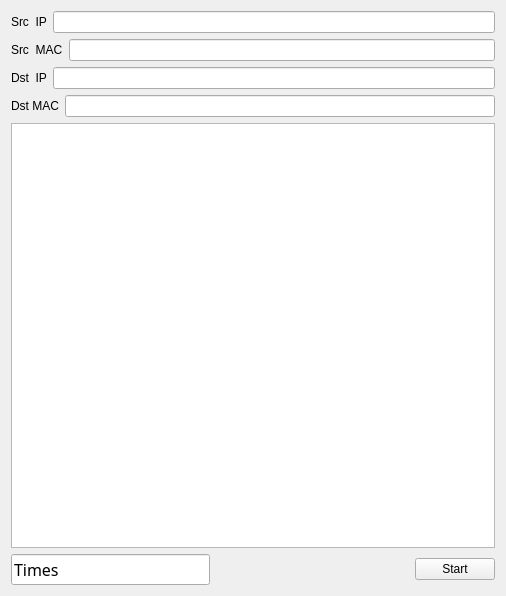
<?xml version="1.0" encoding="UTF-8"?>
<ui version="4.0">
 <class>arpForm</class>
 <widget class="QWidget" name="arpForm">
  <property name="geometry">
   <rect>
    <x>0</x>
    <y>0</y>
    <width>506</width>
    <height>596</height>
   </rect>
  </property>
  <property name="minimumSize">
   <size>
    <width>506</width>
    <height>596</height>
   </size>
  </property>
  <property name="maximumSize">
   <size>
    <width>506</width>
    <height>596</height>
   </size>
  </property>
  <property name="windowTitle">
   <string>ARPAttack</string>
  </property>
  <layout class="QGridLayout" name="gridLayout">
   <item row="0" column="0">
    <layout class="QVBoxLayout" name="verticalLayout">
     <item>
      <layout class="QHBoxLayout" name="horizontalLayout">
       <item>
        <widget class="QLabel" name="label">
         <property name="styleSheet">
          <string notr="true">font: 81 italic 14pt &quot;JetBrainsMonoExtraBold Nerd Font Mono&quot;;</string>
         </property>
         <property name="text">
          <string>Src  IP</string>
         </property>
        </widget>
       </item>
       <item>
        <widget class="QLineEdit" name="srciplineEdit">
         <property name="styleSheet">
          <string notr="true">color: rgb(255, 14, 78);
font: 81 italic 14pt &quot;JetBrainsMonoExtraBold Nerd Font Mono&quot;;</string>
         </property>
        </widget>
       </item>
      </layout>
     </item>
     <item>
      <layout class="QHBoxLayout" name="horizontalLayout_2">
       <item>
        <widget class="QLabel" name="label_2">
         <property name="styleSheet">
          <string notr="true">font: 81 italic 14pt &quot;JetBrainsMonoExtraBold Nerd Font Mono&quot;;</string>
         </property>
         <property name="text">
          <string>Src  MAC</string>
         </property>
        </widget>
       </item>
       <item>
        <widget class="QLineEdit" name="srcmaclineEdit">
         <property name="styleSheet">
          <string notr="true">color: rgb(255, 14, 78);
font: 81 italic 14pt &quot;JetBrainsMonoExtraBold Nerd Font Mono&quot;;</string>
         </property>
        </widget>
       </item>
      </layout>
     </item>
     <item>
      <layout class="QHBoxLayout" name="horizontalLayout_3">
       <item>
        <widget class="QLabel" name="label_3">
         <property name="styleSheet">
          <string notr="true">font: 81 italic 14pt &quot;JetBrainsMonoExtraBold Nerd Font Mono&quot;;</string>
         </property>
         <property name="text">
          <string>Dst  IP</string>
         </property>
        </widget>
       </item>
       <item>
        <widget class="QLineEdit" name="dstiplineEdit">
         <property name="styleSheet">
          <string notr="true">color: rgb(255, 14, 78);
font: 81 italic 14pt &quot;JetBrainsMonoExtraBold Nerd Font Mono&quot;;</string>
         </property>
         <property name="text">
          <string/>
         </property>
        </widget>
       </item>
      </layout>
     </item>
     <item>
      <layout class="QHBoxLayout" name="horizontalLayout_4">
       <item>
        <widget class="QLabel" name="label_4">
         <property name="styleSheet">
          <string notr="true">font: 81 italic 14pt &quot;JetBrainsMonoExtraBold Nerd Font Mono&quot;;</string>
         </property>
         <property name="text">
          <string>Dst MAC</string>
         </property>
        </widget>
       </item>
       <item>
        <widget class="QLineEdit" name="dstmaclineEdit">
         <property name="styleSheet">
          <string notr="true">color: rgb(255, 14, 78);
font: 81 italic 14pt &quot;JetBrainsMonoExtraBold Nerd Font Mono&quot;;</string>
         </property>
         <property name="text">
          <string/>
         </property>
        </widget>
       </item>
      </layout>
     </item>
     <item>
      <widget class="QTextBrowser" name="textBrowser">
       <property name="styleSheet">
        <string notr="true">
font: 81 italic 14pt &quot;JetBrainsMonoExtraBold Nerd Font Mono&quot;;</string>
       </property>
      </widget>
     </item>
     <item>
      <layout class="QHBoxLayout" name="horizontalLayout_5">
       <item>
        <widget class="QLineEdit" name="numlineEdit">
         <property name="font">
          <font>
           <family>Font Awesome 5 Free</family>
           <pointsize>12</pointsize>
          </font>
         </property>
         <property name="text">
          <string>Times</string>
         </property>
        </widget>
       </item>
       <item>
        <spacer name="horizontalSpacer">
         <property name="orientation">
          <enum>Qt::Horizontal</enum>
         </property>
         <property name="sizeHint" stdset="0">
          <size>
           <width>100</width>
           <height>20</height>
          </size>
         </property>
        </spacer>
       </item>
       <item>
        <widget class="QPushButton" name="pushButton">
         <property name="styleSheet">
          <string notr="true">font: 81 italic 14pt &quot;JetBrainsMonoExtraBold Nerd Font Mono&quot;;</string>
         </property>
         <property name="text">
          <string>Start</string>
         </property>
        </widget>
       </item>
      </layout>
     </item>
    </layout>
   </item>
  </layout>
 </widget>
 <resources/>
 <connections/>
</ui>
